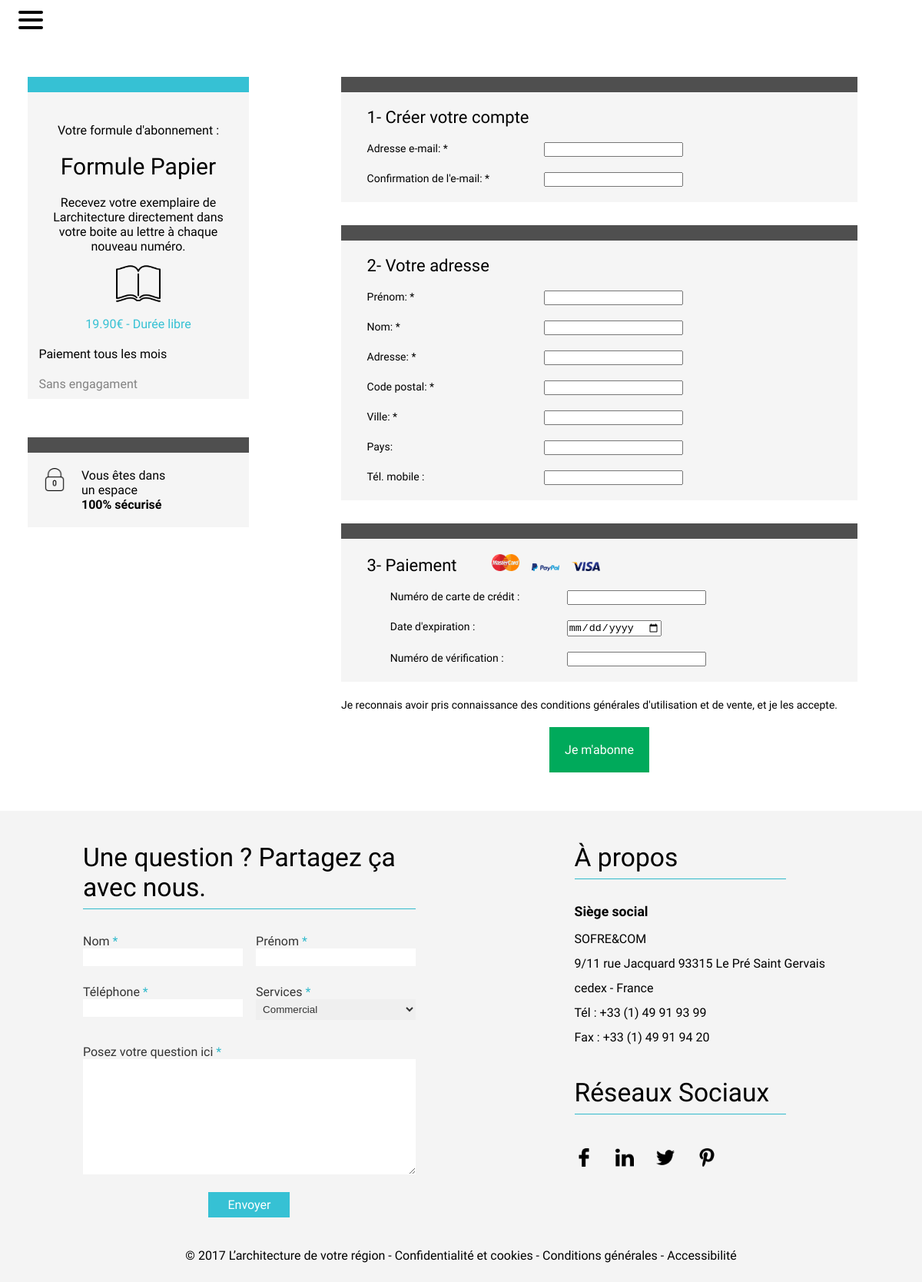
The page /index.php?action=subscribe&id=3 on the database its author committed.
### tables this page shows
CREATE TABLE IF NOT EXISTS `formule` (
  `id` int(11) NOT NULL,
  `name` varchar(255) NOT NULL,
  `description` text NOT NULL,
  `price` float NOT NULL
);

### index.php (called while the page is built, shortened)
<?php
if(isset($_GET["action"]) && !is_null($_GET["action"])) {
    $action = $_GET["action"];
}
else {
    $action = "home";
    $controllerName = "Main";
}
$controller = new $controller();
$action = $action . "Action";
$data = $controller->$action();
require("template/default.php");

### app/controller/Order.php (called while the page is built, shortened)
<?php
class Order
{
    public function subscribeAction()
    {
        $builderFor = new Qbuilder("formule");
        if(isset($_GET["id"])) {
            $id = intval($_GET["id"]);
        }
        else {
            $id = 1;
        }
        $formuleArr = $builderFor->select()->where($id)->get();
        $formule = array_values($formuleArr);
        $formule = array_shift($formule);
        return(["page" => "subscribe.php", "cont" => ["formule" => $formule]]);
    }
}

### app/model/Qbuilder.php (called while the page is built, shortened)
<?php
class Qbuilder extends Builder
{
	public function select()
	{
		if (!empty(func_get_args())) {
			$this->req_type = "SELECT";
			if (!empty($this->first_args)) {
				$this->first_args = sprintf('%s, ', $this->first_args);
			}
			$this->first_args = sprintf('%s%s', $this->first_args, $this->setArgs(func_get_args()));
			return $this;
		} else {
			$this->req_type = "SELECT *";
			return $this;
		}
	}
	public function where($value, $col = 'id', $operator = '=')
	{
		$this->where = sprintf('%s%s:%s', $col, $operator, $col);
		return $this;
	}
}

### app/core/queries/Builder.php (called while the page is built, shortened)
<?php
class Builder
{
	protected $table;
	protected $req_type;
	protected $first_args = '';
	protected $tags = [];
	protected $where = false;
	protected $fetchAll = true;
	protected $_connexion;
	public function __construct($table, $connexion = false)
	{
		$this->table = $table;
		if (!$connexion) {
			$connexion = Setup::getConnexion();
		}
		$this->_connexion = $connexion;
	}
	protected function getAll()
	{
		$stmt = $this->exec();
		if ($stmt->errorCode() === '00000') {
        	return $stmt->fetchAll(PDO::FETCH_OBJ);
    	}
		die($stmt->errorInfo()[2]);
	}
	public function get()
	{
		if ($this->fetchAll) {
			return $this->getAll();
		}
	}
	protected function exec()
	{
		$this->sql = $this->setSql();
		$pdo = $this->_connexion;
		$stmt = $pdo->prepare($this->sql);
		$stmt->execute($this->tags);
		return $stmt;
	}
	protected function resetQuery()
	{
		$this->first_args = '';
		$this->tags = [];
		$this->where = false;
		$this->fetchAll = true;
		return;
	}
	protected function setSql()
	{
		if ($this->req_type === "UPDATE") {
			$sql = sprintf('%s %s SET', $this->req_type, $this->table);
			$sql = sprintf('%s %s', $sql, $this->first_args);
		} elseif ($this->req_type === "INSERT INTO") {
			$tags = $this->setInsertTags($this->tags);
			$sql = sprintf('%s %s (%s) VALUES (%s)', $this->req_type, $this->table, $this->first_args, $tags);
		} else {
			$sql = sprintf('%s %s FROM %s', $this->req_type, $this->first_args, $this->table);
		}
		if ($this->where) {
			$sql = sprintf('%s WHERE %s', $sql, $this->where);
		}
		return $sql;
	}
}

### pages/subscribe.php (the view, shortened to what this page needs)
<?php
    $formule = $data["cont"]["formule"];
?>
<div id="full-size-main">
    <div id="formule-abonnement">
        <div class="formule-abonnement-width">
            <div class="formule-integrale">
                <div>
                    <p>Votre formule d'abonnement :</p>
                </div>
                <div class="formule-integrale-titre">
                    <h3>Formule <?php echo($formule->name); ?></h3>
                </div>
                <div class="description-formule">
                    <p><?php echo($formule->description); ?></p>
                </div>
                <div class="image-livre">
                    <figure>
                        <img src="public/images/img-layout/open-magazine%20(2).png">
                    </figure>
                </div>
                <div class="prix-duree">
                    <p><?php echo($formule->price); ?>0€ - Durée libre</p>
                </div>
                <div class="paiement-tous-les-mois">
                    <p>Paiement tous les mois</p>
                </div>
                <div class="sans-engagement">
                    <p>Sans engagament</p>
                </div>
            </div>
            <div class="espace-securise">
                <div class="position-relative-espace-securise clearfix">
                    <img src="public/images/img-layout/locked.png">
                    <div>
                        <p class="espace-secursise-font-light">Vous êtes dans un espace</p>
                        <p class="espace-secursise-font-bold">100% sécurisé</p>
                    </div>
                </div>
            </div>
        </div>
    </div>
    <div id="formulaire-inscription">
        <div class="formulaire-inscription-width">
            <form action="index.php?action=validation" method="post">
                <div class="creer-compte">
                    <div>
                        <h4>1- Créer votre compte</h4>
                    </div>
                    <div class="creer-compte-formulaire">
                        <div class="creer-compte-formulaire-mail">
                            <div>
                                <label>Adresse e-mail: *</label>
                            </div>
                            <div>
                                <input type="email">
                            </div>
                        </div>
                        <div class="creer-compte-formulaire-confirmer-mail clearfix">
                            <div>
                                <label>Confirmation de l'e-mail: *</label>
                            </div>
                            <div>
                                <input type="email">
                            </div>
                        </div>
                    </div>
                </div>
                <div class="votre-adresse clearfix">
                    <div>
                        <h4>2- Votre adresse</h4>
                    </div>
                    <div class="votre-adresse-formulaire">
                        <div class="prenom">
                            <div>
                                <label>Prénom: *</label>
                            </div>
                            <div>
                                <input type="text">
                            </div>
                        </div>
                        <div class="nom">
                            <div>
                                <label>Nom: *</label>
                            </div>
                            <div>
                                <input type="text" name="nom">
                            </div>
                        </div>
                        <div class="adresse">
                            <div>
                                <label>Adresse: *</label>
                            </div>
                            <div>
                                <input type="text">
                            </div>
                        </div>
                        <div>
                            <div>
                                <label>Code postal: *</label>
                            </div>
                            <div>
                                <input type="text">
                            </div>
                        </div>
                        <div>
                            <div>
                                <label>Ville: *</label>
                            </div>
                            <div>
                                <input type="text">
                            </div>
                        </div>
                        <div>
                            <div>
                                <label>Pays: </label>
                            </div>
                            <div>
                                <input type="text">
                            </div>
                        </div>
                        <div>
                            <div>
                                <label>Tél. mobile :</label>
                            </div>
                            <div>
                                <input type="text">
                            </div>
                        </div>
                    </div>
                </div>
                <div class="paiement clearfix">
                    <div>
                        <h4>3- Paiement</h4>
                        <div class="paiement-logos">
                            <figure>
                                <img src="public/images/img-layout/196561.png">
                            </figure>
                            <figure>
                                <img src="public/images/img-layout/196566.png">
                            </figure>
                            <figure>
                                <img src="public/images/img-layout/196578.png">
                            </figure>
                        </div>
                    </div>
                    <div class="paiement-formulaire">
                        <div>
                            <div>
                                <label>Numéro de carte de crédit :</label>
                            </div>
                            <div>
                                <input type="text">
                            </div>
                        </div>
                        <div>
                            <div>
                                <label>Date d'expiration :</label>
                            </div>
                            <div>
                                <input type="date">
                            </div>
                        </div>
                        <div>
                            <div>
                                <label>Numéro de vérification :</label>
                            </div>
                            <div>
                                <input type="text">
                            </div>
                        </div>
                    </div>
                </div>
                <div class="conditions-generales">
                    <label>Je reconnais avoir pris connaissance des conditions générales d'utilisation et de vente, et je les accepte.</label>
                </div>
                <div class="je-mabonne-bouton">
                    <input type="submit" value="Je m'abonne">
                </div>
            </form>
        </div>
    </div>
</div>

### public/css/style.css (style rules this page uses)
* { padding: 0; margin: 0; }
*, *:before, *:after { box-sizing: border-box; }
.clearfix:before, .clearfix:after { content: " "; display: table; }
.clearfix:after { clear:both; }
body { font-family: 'Hind', sans-serif; font-weight: 400; }

### rows shown on the page
formule: name "Papier", description "Recevez votre exemplaire de Larchitecture directement dans votre boite au lettre à chaque nouveau numéro.", price "19.9"
